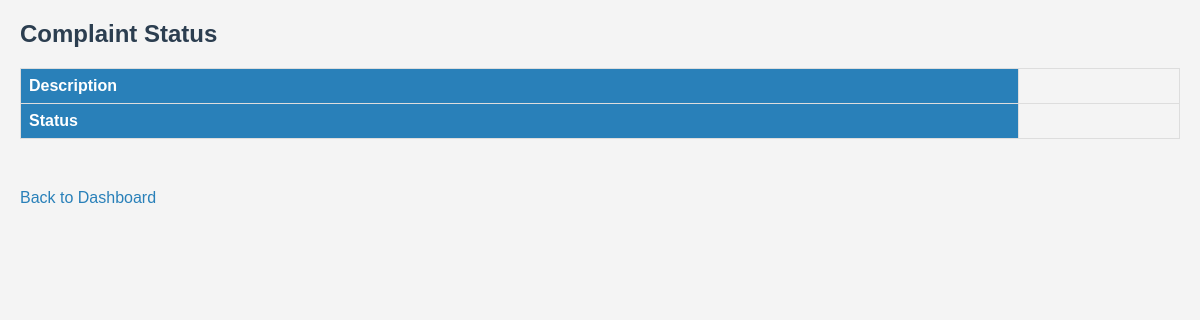
/complaint/status/2 (signed in), run on an earlier commit of the app's database.
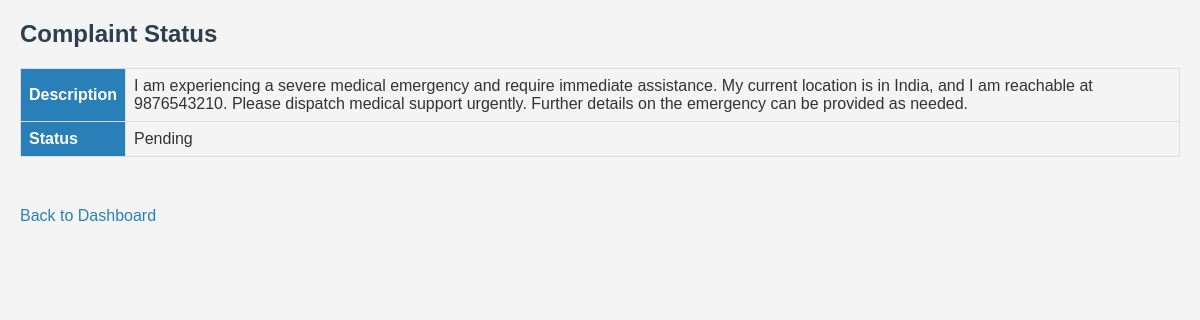
And on a later commit of the database.
### tables this page shows
CREATE TABLE complaints (
            id INTEGER PRIMARY KEY,
            citizen_id INTEGER NOT NULL,
            description TEXT NOT NULL,
            status TEXT DEFAULT 'Pending',
            image TEXT,
            department TEXT NOT NULL,
            police_id INTEGER,  -- Add this line to store assigned police officer ID
            FOREIGN KEY (citizen_id) REFERENCES citizens(id),
            FOREIGN KEY (police_id) REFERENCES police(id)
        );

### app.py (the view)
@app.route('/complaint/status/<int:complaint_id>')
def complaint_status(complaint_id):
    if 'id' not in session:
        return redirect(url_for('citizen_login'))
    conn = get_db_connection()
    cursor = conn.cursor()
    cursor.execute('SELECT * FROM complaints WHERE id = ?', (complaint_id,))
    complaint = cursor.fetchone()
    conn.close()
    return render_template('status.html', complaint=complaint)

### app.py (called while the page is built)
def get_db_connection():
    conn = sqlite3.connect('database.db')
    conn.row_factory = sqlite3.Row
    return conn

### templates/status.html (shortened to what this page needs)
<!DOCTYPE html>
<html lang="en">
<head>
    <link rel="stylesheet" href="{{ url_for('static', filename='style.css') }}">
</head>
<body>
    <h2>Complaint Status</h2>
    <table>
        <tbody>
            <tr>
                <th>Description</th>
                <td>{{ complaint['description'] }}</td>
            </tr>
            <tr>
                <th>Status</th>
                <td>{{ complaint['status'] }}</td>
            </tr>
        </tbody>
    </table>
    <a href="/citizen/dashboard">Back to Dashboard</a>
</body>
</html>

What changed in the data, as far as the page shows it:
added complaints: description "I am experiencing a severe medical emergency and require immediate assistance. My current location is in India, and I am reachable at 9876543210. Please dispatch medical support urgently. Further details on the emergency can be provided as needed.", status "Pending"
